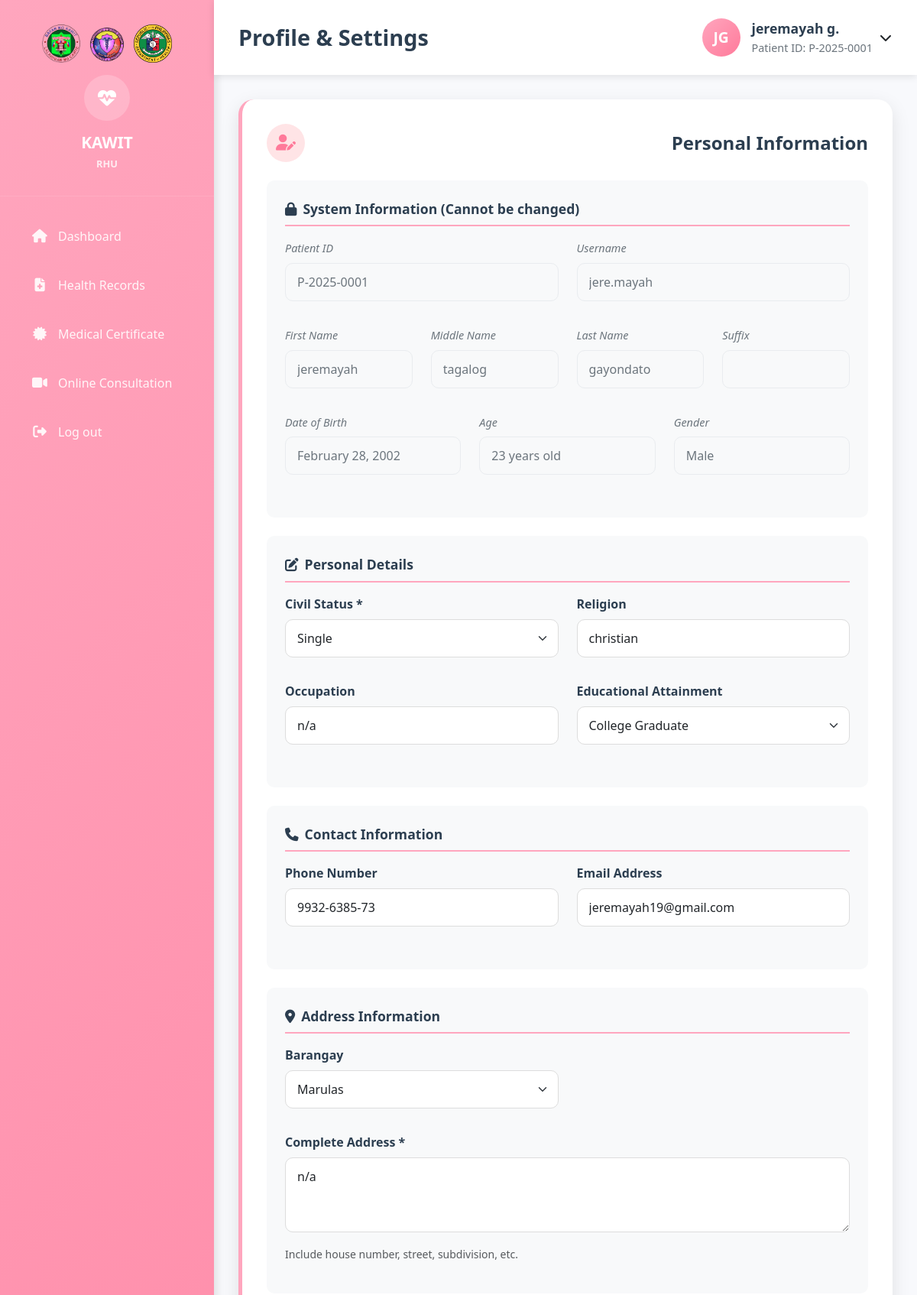
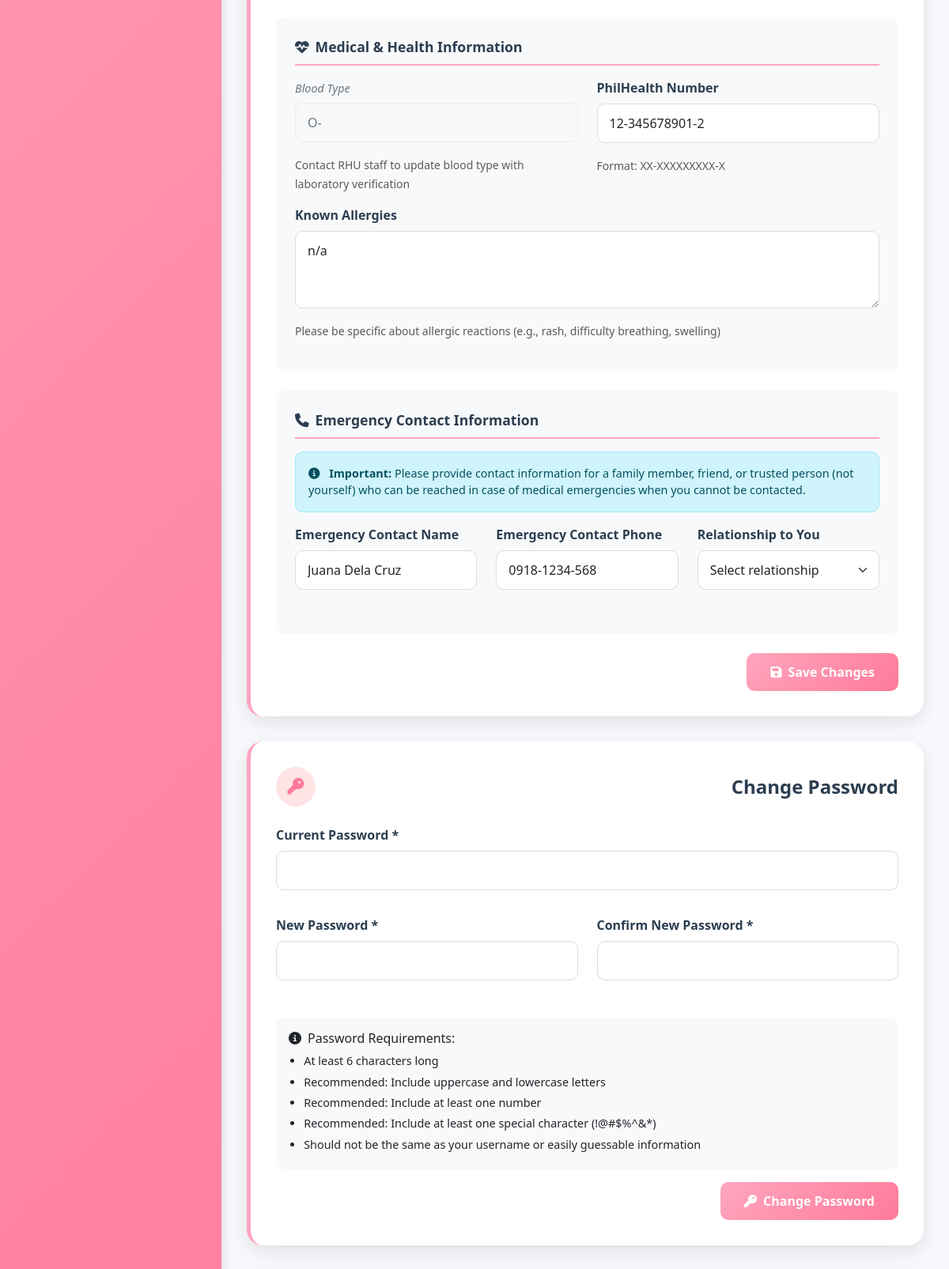
The app's page /kawit_rhu/Patient/Profile.php (signed in, upper part) with its own data (2 pictures, top to bottom).
### tables this page shows
CREATE TABLE `patients` (
  `id` int(11) NOT NULL,
  `user_id` int(11) DEFAULT NULL,
  `patient_id` varchar(20) NOT NULL,
  `first_name` varchar(50) NOT NULL,
  `middle_name` varchar(50) DEFAULT NULL,
  `last_name` varchar(50) NOT NULL,
  `suffix` varchar(10) DEFAULT NULL,
  `date_of_birth` date NOT NULL,
  `gender` enum('Male','Female','Other') NOT NULL,
  `civil_status` enum('Single','Married','Widowed','Divorced','Separated') DEFAULT 'Single',
  `address` text NOT NULL,
  `barangay_id` int(11) DEFAULT NULL,
  `phone` varchar(15) DEFAULT NULL,
  `email` varchar(100) DEFAULT NULL,
  `blood_type` varchar(5) DEFAULT NULL,
  `allergies` text DEFAULT NULL,
  `medical_history` text DEFAULT NULL,
  `emergency_contact_name` varchar(100) DEFAULT NULL,
  `emergency_contact_phone` varchar(15) DEFAULT NULL,
  `emergency_contact_relationship` varchar(50) DEFAULT NULL,
  `guardian_name` varchar(200) DEFAULT NULL,
  `guardian_relationship` varchar(100) DEFAULT NULL,
  `philhealth_number` varchar(20) DEFAULT NULL,
  `osca_number` varchar(50) DEFAULT NULL,
  `family_number` varchar(50) DEFAULT NULL,
  `pwd_status` enum('YES','NO') DEFAULT 'NO',
  `four_ps_status` enum('YES','NO') DEFAULT 'NO',
  `occupation` varchar(100) DEFAULT NULL,
  `educational_attainment` varchar(50) DEFAULT NULL,
  `religion` varchar(50) DEFAULT NULL,
  `profile_picture` varchar(255) DEFAULT NULL,
  `is_active` tinyint(1) DEFAULT 1,
  `created_at` timestamp NOT NULL DEFAULT current_timestamp(),
  `updated_at` timestamp NOT NULL DEFAULT current_timestamp() ON UPDATE current_timestamp(),
  `temperature` decimal(4,1) DEFAULT NULL COMMENT 'In Celsius',
  `blood_pressure` varchar(20) DEFAULT NULL COMMENT 'Format: 120/80',
  `heart_rate` int(11) DEFAULT NULL COMMENT 'Beats per minute',
  `respiratory_rate` int(11) DEFAULT NULL COMMENT 'Breaths per minute',
  `oxygen_saturation` int(11) DEFAULT NULL COMMENT 'Percentage',
  `weight_kg` decimal(5,2) DEFAULT NULL COMMENT 'Weight in kilograms',
  `height_cm` decimal(5,2) DEFAULT NULL COMMENT 'Height in centimeters',
  `bmi` decimal(4,1) DEFAULT NULL COMMENT 'Calculated BMI',
  `is_current_smoker` enum('YES','NO') DEFAULT 'NO',
  `has_alcohol_intake` enum('YES','NO') DEFAULT 'NO',
  `has_illicit_drug_use` enum('YES','NO') DEFAULT 'NO',
  `eats_unhealthy_foods` enum('YES','NO') DEFAULT 'NO',
  `has_regular_exercise` enum('YES','NO') DEFAULT 'NO',
  `has_hypertension` enum('YES','NO') DEFAULT 'NO',
  `gets_hypertension_meds_from_rhu` enum('YES','NO') DEFAULT 'NO',
  `has_diabetes` enum('YES','NO') DEFAULT 'NO',
  `gets_diabetes_meds_from_rhu` enum('YES','NO') DEFAULT 'NO'
);

CREATE TABLE `users` (
  `id` int(11) NOT NULL,
  `username` varchar(50) NOT NULL,
  `password` varchar(255) NOT NULL,
  `email` varchar(100) NOT NULL,
  `role` enum('super_admin','rhu_admin','bhs_admin','pharmacy_admin','patient') NOT NULL,
  `is_active` tinyint(1) DEFAULT 1,
  `login_attempts` int(11) DEFAULT 0,
  `locked_until` datetime DEFAULT NULL,
  `last_login` datetime DEFAULT NULL,
  `password_changed_at` timestamp NOT NULL DEFAULT current_timestamp(),
  `created_at` timestamp NOT NULL DEFAULT current_timestamp(),
  `updated_at` timestamp NOT NULL DEFAULT current_timestamp() ON UPDATE current_timestamp()
);

CREATE TABLE `barangays` (
  `id` int(11) NOT NULL,
  `barangay_name` varchar(100) NOT NULL,
  `bhs_address` text DEFAULT NULL,
  `contact_number` varchar(20) DEFAULT NULL,
  `bhs_coordinator_id` int(11) DEFAULT NULL,
  `is_active` tinyint(1) DEFAULT 1,
  `created_at` timestamp NOT NULL DEFAULT current_timestamp()
);

### kawit_rhu/Patient/Profile.php (the view, shortened to what the rows shown need)
<?php
$host = 'localhost';
$dbname = 'kawit_rhu';
$username = 'root';
$password = '';
try {
    $pdo = new PDO("mysql:host=$host;dbname=$dbname", $username, $password);
    $pdo->setAttribute(PDO::ATTR_ERRMODE, PDO::ERRMODE_EXCEPTION);
} catch(PDOException $e) {
    die("Connection failed: " . $e->getMessage());
}
$stmt = $pdo->prepare("
    SELECT p.*, u.username, u.password_changed_at, u.updated_at as user_updated_at,
           b.barangay_name, YEAR(CURDATE()) - YEAR(p.date_of_birth) as age
    FROM patients p
    JOIN users u ON p.user_id = u.id
    LEFT JOIN barangays b ON p.barangay_id = b.id
    WHERE u.id = ?
");
$stmt->execute([$_SESSION['user_id']]);
$patient = $stmt->fetch(PDO::FETCH_ASSOC);
$barangaysStmt = $pdo->prepare("
    SELECT * FROM barangays
    WHERE is_active = 1
    ORDER BY barangay_name
");
$barangaysStmt->execute();
$barangays = $barangaysStmt->fetchAll(PDO::FETCH_ASSOC);
?>
<!DOCTYPE html>
<html lang="en">
<head>
    <link href="https://cdnjs.cloudflare.com/ajax/libs/bootstrap/5.3.0/css/bootstrap.min.css" rel="stylesheet">
    <link href="https://cdnjs.cloudflare.com/ajax/libs/font-awesome/6.4.0/css/all.min.css" rel="stylesheet">
    <link rel="stylesheet" href="../Patient/style.css">
</head>
<body>
    <div class="main-container">
        <div class="main-content">
            <nav class="top-navbar">
                <h1 class="page-title">Profile & Settings</h1>
                <div class="user-info">
                    <div class="user-avatar">
                        <?php
                        $initials = strtoupper(substr($patient['first_name'], 0, 1) . substr($patient['last_name'], 0, 1));
                        echo $initials;
                        ?>
                    </div>
                    <div class="user-details">
                        <div class="user-name"><?php echo htmlspecialchars($patient['first_name'] . ' ' . substr($patient['last_name'], 0, 1) . '.'); ?></div>
                        <div class="user-role">Patient ID: <?php echo htmlspecialchars($patient['patient_id']); ?></div>
                    </div>
                    <div class="dropdown">
                        <button class="btn btn-link text-dark p-0 ms-2" type="button" data-bs-toggle="dropdown" style="text-decoration: none;">
                        </button>
                    </div>
                </div>
            </nav>
            <div class="dashboard-content">
                <div class="content-section">
                    <form id="profileForm">
                        <div class="form-section">
                            <div class="row">
                                <div class="col-md-6 mb-3">
                                    <label class="form-label readonly-label">Patient ID</label>
                                    <input type="text" class="form-control readonly-field" value="<?php echo htmlspecialchars($patient['patient_id']); ?>" readonly>
                                </div>
                                <div class="col-md-6 mb-3">
                                    <label class="form-label readonly-label">Username</label>
                                    <input type="text" class="form-control readonly-field" value="<?php echo htmlspecialchars($patient['username']); ?>" readonly>
                                </div>
                                <div class="col-md-3 mb-3">
                                    <label class="form-label readonly-label">First Name</label>
                                    <input type="text" class="form-control readonly-field" value="<?php echo htmlspecialchars($patient['first_name']); ?>" readonly>
                                </div>
                                <div class="col-md-3 mb-3">
                                    <label class="form-label readonly-label">Middle Name</label>
                                    <input type="text" class="form-control readonly-field" value="<?php echo htmlspecialchars($patient['middle_name'] ?? ''); ?>" readonly>
                                </div>
                                <div class="col-md-3 mb-3">
                                    <label class="form-label readonly-label">Last Name</label>
                                    <input type="text" class="form-control readonly-field" value="<?php echo htmlspecialchars($patient['last_name']); ?>" readonly>
                                </div>
                                <div class="col-md-4 mb-3">
                                    <label class="form-label readonly-label">Date of Birth</label>
                                    <input type="text" class="form-control readonly-field" value="<?php echo date('F j, Y', strtotime($patient['date_of_birth'])); ?>" readonly>
                                </div>
                                <div class="col-md-4 mb-3">
                                    <label class="form-label readonly-label">Gender</label>
                                    <input type="text" class="form-control readonly-field" value="<?php echo htmlspecialchars($patient['gender']); ?>" readonly>
                                </div>
                            </div>
                        </div>
                        <div class="form-section">
                            <div class="row">
                                <div class="col-md-6 mb-3">
                                    <label class="form-label editable-label">Civil Status *</label>
                                    <select class="form-select" id="civil_status" required>
                                        <option value="Single" <?php echo $patient['civil_status'] == 'Single' ? 'selected' : ''; ?>>Single</option>
                                    </select>
                                </div>
                                <div class="col-md-6 mb-3">
                                    <label class="form-label editable-label">Religion</label>
                                    <input type="text" class="form-control" id="religion" placeholder="e.g. Roman Catholic, Protestant, Islam" value="<?php echo htmlspecialchars($patient['religion'] ?? ''); ?>">
                                </div>
                                <div class="col-md-6 mb-3">
                                    <label class="form-label editable-label">Occupation</label>
                                    <input type="text" class="form-control" id="occupation" placeholder="e.g. Teacher, Engineer, Student" value="<?php echo htmlspecialchars($patient['occupation'] ?? ''); ?>">
                                </div>
                                <div class="col-md-6 mb-3">
                                    <label class="form-label editable-label">Educational Attainment</label>
                                    <select class="form-select" id="educational_attainment">
                                        <option value="College Graduate" <?php echo $patient['educational_attainment'] == 'College Graduate' ? 'selected' : ''; ?>>College Graduate</option>
                                    </select>
                                </div>
                            </div>
                        </div>
                        <div class="form-section">
                            <div class="row">
                                <div class="col-md-6 mb-3">
                                    <label class="form-label editable-label">Phone Number</label>
                                    <input type="tel" class="form-control" id="phone" placeholder="09XX-XXX-XXXX" value="<?php echo htmlspecialchars($patient['phone'] ?? ''); ?>">
                                </div>
                                <div class="col-md-6 mb-3">
                                    <label class="form-label editable-label">Email Address</label>
                                    <input type="email" class="form-control" id="email" placeholder="your.email@example.com" value="<?php echo htmlspecialchars($patient['email'] ?? ''); ?>">
                                </div>
                            </div>
                        </div>
                        <div class="form-section">
                            <div class="row">
                                <div class="col-md-6 mb-3">
                                    <label class="form-label editable-label">Barangay</label>
                                    <select class="form-select" id="barangay_id">
                                        <?php foreach ($barangays as $barangay): ?>
                                            <option value="<?php echo $barangay['id']; ?>" <?php echo $patient['barangay_id'] == $barangay['id'] ? 'selected' : ''; ?>>
                                                <?php echo htmlspecialchars($barangay['barangay_name']); ?>
                                            </option>
                                        <?php endforeach; ?>
                                    </select>
                                </div>
                                <div class="col-md-12 mb-3">
                                    <label class="form-label editable-label">Complete Address *</label>
                                    <textarea class="form-control" id="address" rows="3" required><?php echo htmlspecialchars($patient['address']); ?></textarea>
                                    <small class="text-muted">Include house number, street, subdivision, etc.</small>
                                </div>
                            </div>
                        </div>
                        <div class="form-section">
                            <div class="row">
                                <div class="col-md-6 mb-3">
                                    <label class="form-label readonly-label">Blood Type</label>
                                    <input type="text" class="form-control readonly-field"
                                           value="<?php echo htmlspecialchars($patient['blood_type'] ?? 'Not specified'); ?>" readonly>
                                    <small class="text-muted">Contact RHU staff to update blood type with laboratory verification</small>
                                </div>
                                <div class="col-md-6 mb-3">
                                    <label class="form-label editable-label">PhilHealth Number</label>
                                    <input type="text" class="form-control" id="philhealth_number" placeholder="XX-XXXXXXXXX-X" value="<?php echo htmlspecialchars($patient['philhealth_number'] ?? ''); ?>">
                                    <small class="text-muted">Format: XX-XXXXXXXXX-X</small>
                                </div>
                                <div class="col-md-12 mb-3">
                                    <label class="form-label editable-label">Known Allergies</label>
                                    <textarea class="form-control" id="allergies" rows="3" placeholder="List any known allergies (food, medicine, environmental). Write 'None' if no known allergies."><?php echo htmlspecialchars($patient['allergies'] ?? ''); ?></textarea>
                                    <small class="text-muted">Please be specific about allergic reactions (e.g., rash, difficulty breathing, swelling)</small>
                                </div>
                            </div>
                        </div>
                        <div class="form-section">
                            <div class="row">
                                <div class="col-md-4 mb-3">
                                    <label class="form-label editable-label">Emergency Contact Name</label>
                                    <input type="text" class="form-control" id="emergency_contact_name" placeholder="Full name of emergency contact" value="<?php echo htmlspecialchars($patient['emergency_contact_name'] ?? ''); ?>">
                                </div>
                                <div class="col-md-4 mb-3">
                                    <label class="form-label editable-label">Emergency Contact Phone</label>
                                    <input type="tel" class="form-control" id="emergency_contact_phone" placeholder="09XX-XXX-XXXX" value="<?php echo htmlspecialchars($patient['emergency_contact_phone'] ?? ''); ?>">
                                </div>
                            </div>
                        </div>
                    </form>
                </div>
            </div>
        </div>
    </div>
</body>
</html>

### records on screen
patients: initials "JG", first_name+last_name "jeremayah g.", patient "P-2025-0001", user.username "jere.mayah", first_name "jeremayah", middle_name "tagalog", last_name "gayondato", date_of_birth "February 28, 2002", gender "Male", civil_status "Single", religion "christian", occupation "n/a", educational_attainment "College Graduate", phone "9932-6385-73", email "jeremayah19@gmail.com", barangay.barangay_name "Marulas", address "n/a", blood_type "O-", philhealth_number "12-345678901-2", allergies "n/a", emergency_contact_name "Juana Dela Cruz", emergency_contact_phone "0918-1234-568"
